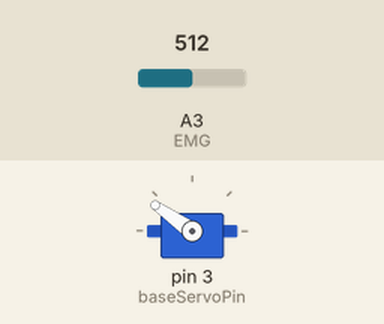
Recording of a sketch running on a simulated Arduino Uno, built with avr-gcc and run on an emulated ATmega328P. Parts: servo. The test bench sets the inputs (shaded band); at power-on: A3 (EMG) = 512. What the sketch prints to the serial monitor is not drawn.

Above: at 0.15 s.
Timing chart, 0 to 1.6 s (numbered marks = the images above):
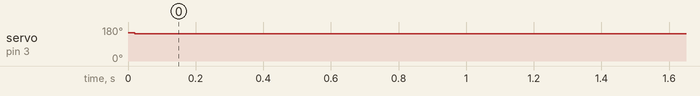

The sketch:

emg_SP.ino
```cpp
#include <Servo.h>
#define baseServoPin 3

Servo baseServo;

const int numReadings=15; //size of readings array
int readings[numReadings];  //readings from the analog input
int readIndex=0; //index of current reading
int total=0; //running total
int average=0; //average

int EMG=A3; //signal
int mapping;
int counter = 0;
int isOn = 0;


void setup() {
  // put your setup code here, to run once:
  baseServo.attach(baseServoPin);
  baseServo.write(150);
  Serial.begin(9600);
  //initialize:
  for (int thisReading=0; thisReading < numReadings; thisReading++) {
    readings[thisReading]=0;
  }
}

void loop() {

  // put your main code here, to run repeatedly:
total=total-readings[readIndex]; //subtract last reading
readings[readIndex]=analogRead(EMG); //read EMG
total=total+readings[readIndex]; //add that reading to total
readIndex=readIndex+1; //advance to next position

//for end of array:
if (readIndex >= numReadings) {
  readIndex=0;
}
average=total/numReadings; //calculate average
Serial.println(average);

//mapping = map(average, 240, 0, 180, 180);

  if (average >= 230){
    isOn = 1;
  }
  if (isOn == 1){
      baseServo.write(100);
      isOn++;
  }
  if (isOn == 2){
      baseServo.write(145);
      isOn = 0;
  }

delay(1); //stability
//baseServo.write(average);
}
```

Measured:
- by itself, servo on pin 3 (baseServoPin): 150° → 145° at 0.02 s
